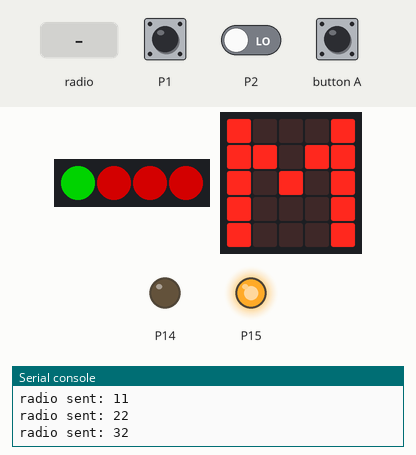
Simulated run of this program. Board: BBC micro:bit (MakeCode). On the bench: 4 RGB LEDs in strip order, left to right, the board's 5×5 LED display, output pins drawn as LEDs (lit = HIGH), the last lines printed to the serial console. Dashed ring = blinking. The inputs (shaded band) are chosen by the test bench; at power-on: P1 LOW, P2 LOW. Dim RGB values are drawn brighter than linear; no radio messages arrive unless stated (any console line starting 'radio sent:' is added by the test bench).

Above: at 3.0 s.
3.1 s: button A pressed for 0.15 s
At 3.8 s:
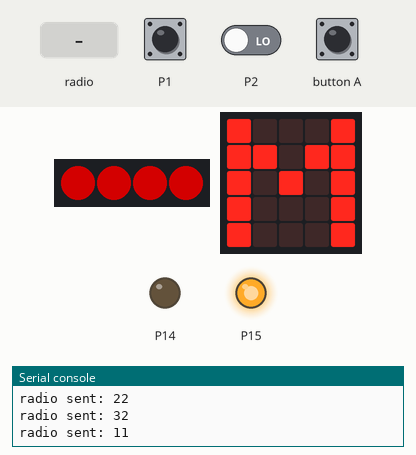
4.9 s: P1 pulled HIGH for 1 s
At 6.0 s:
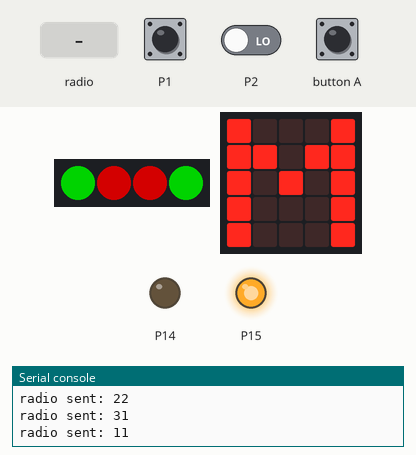
8.0 s: radio message "42" arrives
At 9.0 s:
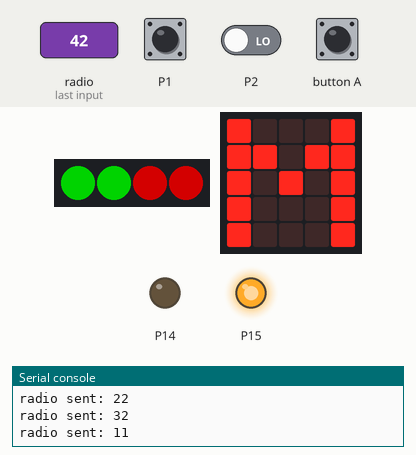
10.6 s: button A pressed for 3.2 s
At 12.32 s:
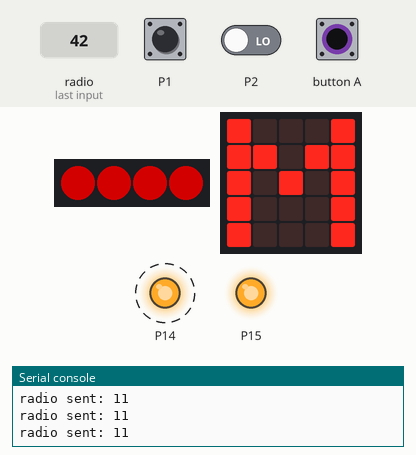
Timing chart, 0 to 15.9 s (numbered marks = the images above; inputs shaded):
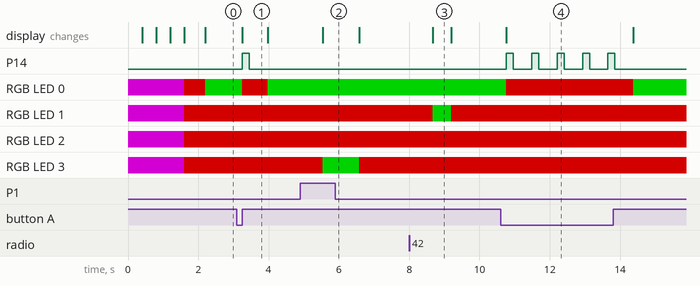

Measured:
- after the input at 3.1 s, P14: LOW → HIGH after 0.15 s, → LOW 0.20 s later; RGB LED 0: RGB(0, 127, 0) → RGB(127, 0, 0) after 0.15 s, → RGB(0, 127, 0) 0.72 s later
- after the input at 4.9 s, RGB LED 3: RGB(127, 0, 0) → RGB(0, 127, 0) after 0.64 s, → RGB(127, 0, 0) 1.0 s later
- after the input at 8.0 s, RGB LED 1: RGB(127, 0, 0) → RGB(0, 127, 0) after 0.67 s, → RGB(127, 0, 0) 0.52 s later
- after the input at 10.6 s, P14: alternates HIGH for 0.20 s and LOW for 0.52 s, 10 changes in all, then stays LOW, starting after 0.17 s; RGB LED 0: RGB(0, 127, 0) → RGB(127, 0, 0) after 0.17 s, → RGB(0, 127, 0) 3.6 s later
- what the display in image 3 shows lasts 0.5 s, from 8.7 s to 9.2 s

The program:

main.ts
```typescript
function Rearm () {
    strip.clear()
    strip.show()
    while (pins.digitalReadPin(DigitalPin.P1) == 1) {
        basic.showLeds(`
            . . . . .
            . # # # .
            . # . # .
            . # # # .
            . . . . .
            `)
        basic.showLeds(`
            . . . . .
            . # # # .
            . # # # .
            . # # # .
            . . . . .
            `)
    }
    strip.showColor(neopixel.colors(NeoPixelColors.Purple))
    basic.showLeds(`
        . . . . .
        . . . . .
        . . . . .
        . . . . .
        . . . . .
        `)
    basic.pause(100)
    Initialize()
}
radio.onReceivedNumberDeprecated(function (receivedNumber) {
    if (receivedNumber) {
        LinkCheck = true
        lastSeenAlive = input.runningTime()
    }
    if (receivedNumber == 42) {
        if (!(busy)) {
            Launch()
        }
    }
})
function StatusCheck () {
    SelfCheckStatus = 1
    if (LinkCheck) {
        LinkStatus = 1
    } else {
        LinkStatus = 0
    }
    if (IgniterCheck == 1) {
        IgniterStatus = 1
        radio.sendNumber(21)
    } else {
        IgniterStatus = 0
        radio.sendNumber(22)
    }
    if (pins.digitalReadPin(DigitalPin.P1) == 1) {
        ArmStatus = 1
        radio.sendNumber(31)
    } else {
        ArmStatus = 0
        radio.sendNumber(32)
    }
    if ((SelfCheckStatus && LinkStatus && IgniterStatus && ArmStatus) == 1) {
        Ready = 1
        basic.showLeds(`
            # . . . #
            . # . # .
            . . # . .
            . # . # .
            # . . . #
            `)
    } else {
        Ready = 0
        basic.showLeds(`
            # . . . #
            # # . # #
            # . # . #
            # . . . #
            # . . . #
            `)
    }
    SetStrip()
}
function SetStrip () {
    if (SelfCheckStatus == 1) {
        strip.setPixelColor(0, neopixel.colors(NeoPixelColors.Green))
    } else {
        strip.setPixelColor(0, neopixel.colors(NeoPixelColors.Red))
    }
    if (LinkStatus == 1) {
        strip.setPixelColor(1, neopixel.colors(NeoPixelColors.Green))
    } else {
        strip.setPixelColor(1, neopixel.colors(NeoPixelColors.Red))
    }
    if (IgniterStatus == 1) {
        strip.setPixelColor(2, neopixel.colors(NeoPixelColors.Green))
    } else {
        strip.setPixelColor(2, neopixel.colors(NeoPixelColors.Red))
    }
    if (ArmStatus == 1) {
        strip.setPixelColor(3, neopixel.colors(NeoPixelColors.Green))
    } else {
        strip.setPixelColor(3, neopixel.colors(NeoPixelColors.Red))
    }
    strip.show()
}
function Launch () {
    busy = true
    if (Ready == 1) {
        basic.showLeds(`
            . . # . .
            . # # # .
            # . # . #
            . . # . .
            . . # . .
            `)
        pins.digitalWritePin(DigitalPin.P16, 1)
        basic.pause(500)
        pins.digitalWritePin(DigitalPin.P16, 0)
        Rearm()
    }
    busy = false
}
function Initialize () {
    SelfCheckStatus = 0
    LinkStatus = 0
    IgniterStatus = 0
    IgniterCheck = 0
    ArmStatus = 0
    Ready = 0
    strip.showColor(neopixel.colors(NeoPixelColors.Purple))
    basic.showLeds(`
        . . . . .
        . . . . .
        . . # . .
        . . . . .
        . . . . .
        `)
    basic.showLeds(`
        . . . . .
        . # # # .
        . # . # .
        . # # # .
        . . . . .
        `)
    basic.showLeds(`
        # # # # #
        # . . . #
        # . . . #
        # . . . #
        # # # # #
        `)
    basic.showLeds(`
        # . . . #
        # # . # #
        # . # . #
        # . . . #
        # . . . #
        `)
    strip.showColor(neopixel.colors(NeoPixelColors.Red))
    basic.pause(200)
}
let Ready = 0
let ArmStatus = 0
let IgniterStatus = 0
let IgniterCheck = 0
let LinkStatus = 0
let SelfCheckStatus = 0
let busy = false
let lastSeenAlive = 0
let LinkCheck = false
let strip: neopixel.Strip = null
radio.setGroup(111)
radio.setTransmitPower(7)
strip = neopixel.create(DigitalPin.P0, 4, NeoPixelMode.RGB)
pins.digitalWritePin(DigitalPin.P15, 1)
let updateFrequency = 200
Initialize()
basic.forever(function () {
    if (!(busy)) {
        StatusCheck()
        if (pins.digitalReadPin(DigitalPin.P5) == 0) {
            strip.showColor(neopixel.colors(NeoPixelColors.Red))
            pins.digitalWritePin(DigitalPin.P14, 1)
            IgniterCheck = pins.digitalReadPin(DigitalPin.P2)
            basic.pause(200)
            pins.digitalWritePin(DigitalPin.P14, 0)
        }
    }
    basic.pause(100)
})
control.inBackground(function () {
    while (true) {
        radio.sendNumber(11)
        if (input.runningTime() - lastSeenAlive > 3 * updateFrequency) {
            LinkCheck = false
        }
        basic.pause(updateFrequency)
    }
})
```

test.ts
```typescript
// testene settes inn her; disse vil ikke kompilert så lenge denne pakken blir brukt som en utvidelse.
```
